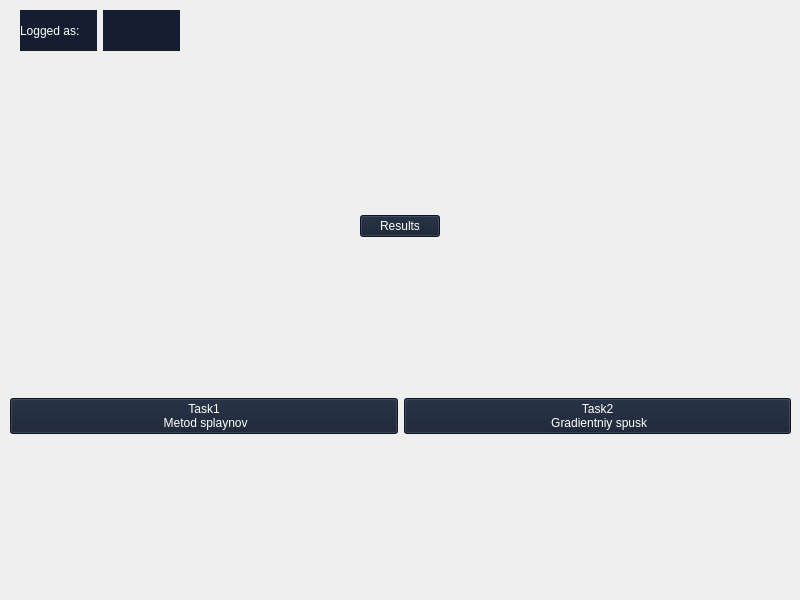
<?xml version="1.0" encoding="UTF-8"?>
<ui version="4.0">
 <class>MainWindow</class>
 <widget class="QMainWindow" name="MainWindow">
  <property name="geometry">
   <rect>
    <x>0</x>
    <y>0</y>
    <width>800</width>
    <height>600</height>
   </rect>
  </property>
  <property name="windowTitle">
   <string>MainWindow</string>
  </property>
  <property name="styleSheet">
   <string notr="true">background-color: qlineargradient(
    spread:pad, 
    x1:0, y1:0, x2:1, y2:0, 
    stop:0 rgba(0, 0, 0, 255), 
    stop:1 rgba(20, 30, 48, 255)
);</string>
  </property>
  <widget class="QWidget" name="centralwidget">
   <widget class="QWidget" name="verticalLayoutWidget">
    <property name="geometry">
     <rect>
      <x>10</x>
      <y>60</y>
      <width>781</width>
      <height>531</height>
     </rect>
    </property>
    <layout class="QVBoxLayout" name="verticalLayout">
     <item>
      <layout class="QHBoxLayout" name="horizontalLayout">
       <item alignment="Qt::AlignmentFlag::AlignHCenter">
        <widget class="QPushButton" name="resultButton">
         <property name="styleSheet">
          <string notr="true">font: 700 24pt &quot;Times New Roman&quot;;
color: rgb(255, 255, 255);
background: rgb(20, 30, 48)</string>
         </property>
         <property name="text">
          <string>Results</string>
         </property>
        </widget>
       </item>
      </layout>
     </item>
     <item>
      <layout class="QHBoxLayout" name="horizontalLayout_2">
       <item>
        <widget class="QPushButton" name="task1Button">
         <property name="baseSize">
          <size>
           <width>0</width>
           <height>0</height>
          </size>
         </property>
         <property name="styleSheet">
          <string notr="true">font: 700 14pt &quot;Times New Roman&quot;;
color: rgb(255, 255, 255);
background: rgb(20, 30, 48)</string>
         </property>
         <property name="text">
          <string>Task1
 Metod splaynov</string>
         </property>
        </widget>
       </item>
       <item>
        <widget class="QPushButton" name="task2Button">
         <property name="baseSize">
          <size>
           <width>0</width>
           <height>0</height>
          </size>
         </property>
         <property name="styleSheet">
          <string notr="true">font: 700 14pt &quot;Times New Roman&quot;;
color: rgb(255, 255, 255);
background: rgb(20, 30, 48)</string>
         </property>
         <property name="text">
          <string>Task2
 Gradientniy spusk</string>
         </property>
        </widget>
       </item>
      </layout>
     </item>
    </layout>
   </widget>
   <widget class="QWidget" name="horizontalLayoutWidget">
    <property name="geometry">
     <rect>
      <x>20</x>
      <y>10</y>
      <width>160</width>
      <height>41</height>
     </rect>
    </property>
    <layout class="QHBoxLayout" name="horizontalLayout_3">
     <item>
      <widget class="QLabel" name="label_loggedAs">
       <property name="styleSheet">
        <string notr="true">font: 700 14pt &quot;Times New Roman&quot;;
color: rgb(255, 255, 255);
background: rgb(20, 30, 48)</string>
       </property>
       <property name="text">
        <string>Logged as:</string>
       </property>
      </widget>
     </item>
     <item>
      <widget class="QLabel" name="label_login">
       <property name="styleSheet">
        <string notr="true">font: 700 14pt &quot;Times New Roman&quot;;
color: rgb(255, 255, 255);
background: rgb(20, 30, 48)</string>
       </property>
       <property name="text">
        <string/>
       </property>
       <property name="alignment">
        <set>Qt::AlignmentFlag::AlignCenter</set>
       </property>
      </widget>
     </item>
    </layout>
   </widget>
  </widget>
 </widget>
 <resources/>
 <connections/>
</ui>
